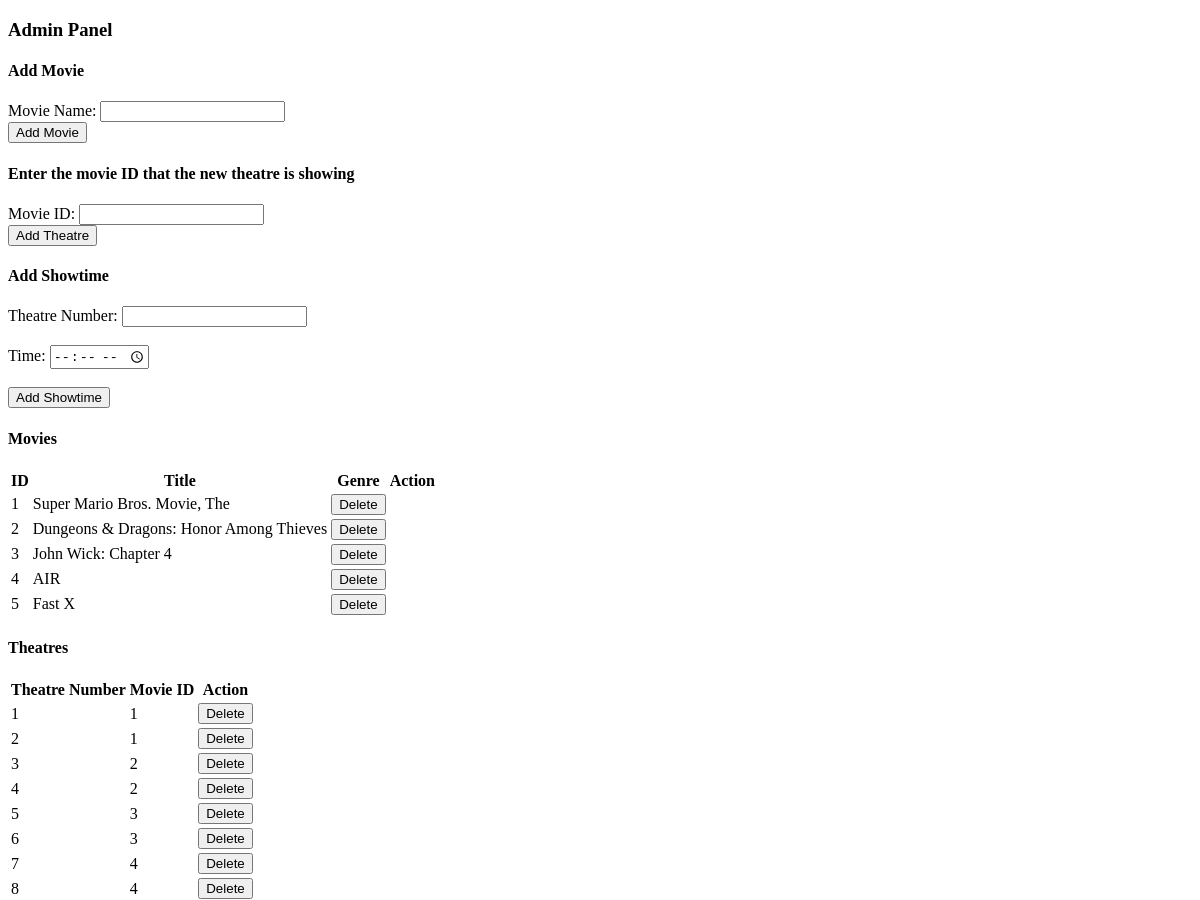
/admin.php (signed in, upper part), run on an earlier commit of the app's database.
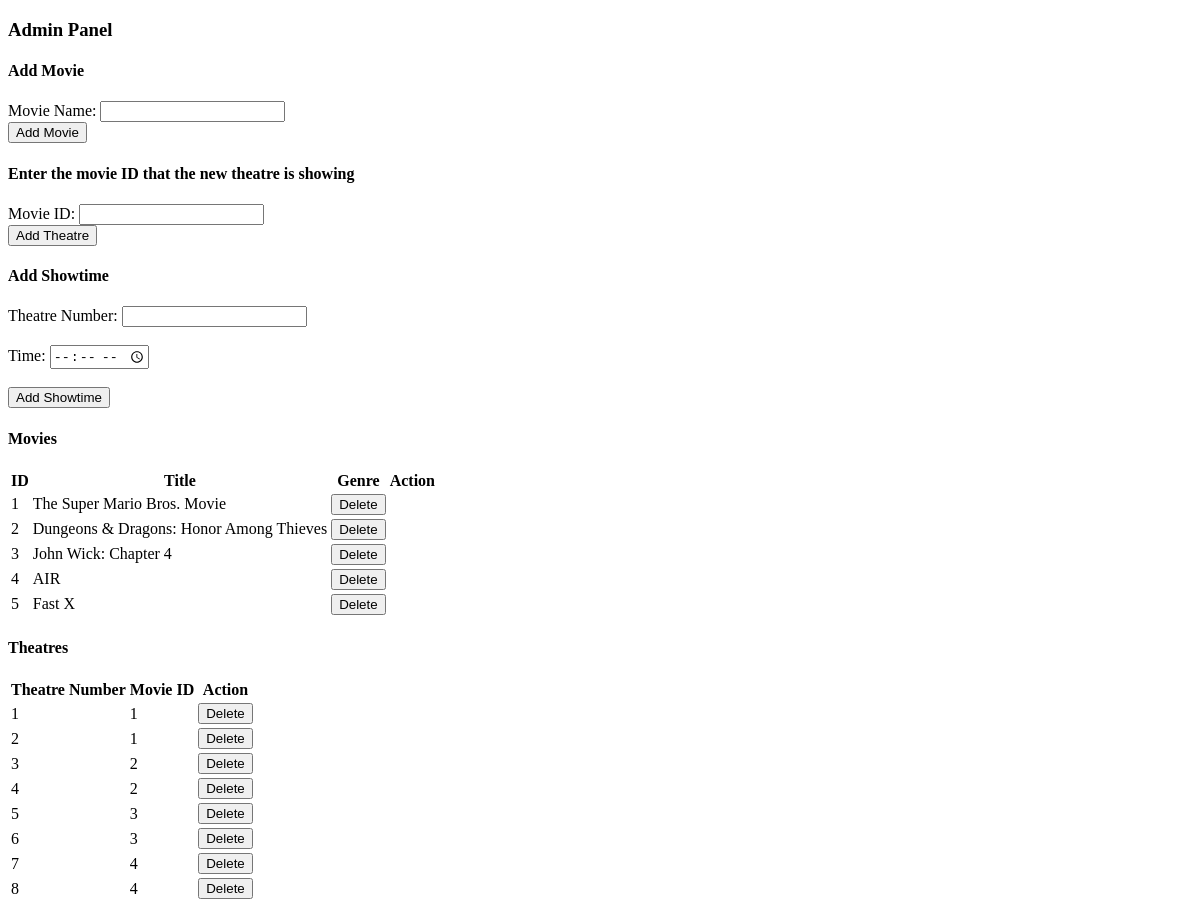
And on a later commit of the database.
### tables this page shows
CREATE TABLE IF NOT EXISTS `movie` (
  `MovieID` int NOT NULL AUTO_INCREMENT,
  `Title` varchar(255) NOT NULL,
  PRIMARY KEY (`MovieID`)
);

### admin.php (the view, shortened to what this page needs)
<?php
$servername = "localhost";
$username = "root";
$password = "";
$database = "movietheatre";
$conn = mysqli_connect($servername, $username, $password, $database);
$sql = "SELECT * FROM movie";
$movie_result = mysqli_query($conn, $sql);
$sql = "SELECT * FROM theatre";
$theatre_result = mysqli_query($conn, $sql);
?>
<!DOCTYPE html>
<html>
<head>
</head>
<body>
    <h3>Admin Panel</h3>
    <h4>Add Movie</h4>
    <form method="post" action="<?php echo htmlspecialchars($_SERVER["PHP_SELF"]); ?>">
        <label for="movie_title">Movie Name:</label>
        <input type="text" name="movie_title" id="movie_title" required>
        <br>
        <input type="submit" name="submit_movie" value="Add Movie">
    </form>
    <h4>Enter the movie ID that the new theatre is showing</h4>
    <form method="post" action="<?php echo htmlspecialchars($_SERVER["PHP_SELF"]); ?>">
        <label for="MovieID">Movie ID:</label>
        <input type="text" name="MovieID" id="MovieID" required>
        <br>
        <input type="submit" name="submit_theatre" value="Add Theatre">
    </form>
    <h4>Add Showtime</h4>
    <form method="post" action="<?php echo htmlspecialchars($_SERVER["PHP_SELF"]); ?>">
        <label for="theatreNo">Theatre Number:</label>
        <input type="text" name="theatreNo" required>
        <br><br>
        <label for="time">Time:</label>
        <input type="time" name="time" required>
        <br><br>
        <input type="submit" name="add_showtime" value="Add Showtime">
    </form>
    <h4>Movies</h4>
    <table>
        <thead>
            <tr>
                <th>ID</th>
                <th>Title</th>
                <th>Genre</th>
                <th>Action</th>
            </tr>
        </thead>
        <tbody>
            <?php while ($row = mysqli_fetch_assoc($movie_result)) : ?>
                <tr>
                    <td><?php echo $row['MovieID']; ?></td>
                    <td><?php echo $row['Title']; ?></td>
                    <td>
                        <form method="post" action="<?php echo htmlspecialchars($_SERVER["PHP_SELF"]); ?>">
                            <input type="submit" name="delete_movie" value="Delete">
                        </form>
                    </td>
                </tr>
            <?php endwhile; ?>
        </tbody>
    </table>
    <h4>Theatres</h4>
    <table>
        <thead>
            <tr>
                <th>Theatre Number</th>
                <th>Movie ID</th>
                <th>Action</th>
            </tr>
        </thead>
        <tbody>
            <?php while ($row = mysqli_fetch_assoc($theatre_result)) : ?>
                <tr>
                    <td><?php echo $row['theatreNo']; ?></td>
                    <td><?php echo $row['MovieID']; ?></td>
                    <td>
                        <form method="post" action="<?php echo htmlspecialchars($_SERVER["PHP_SELF"]); ?>">
                            <input type = "submit" name = "delete_theatre" value = "Delete">
                            </form>
                    </td>
                </tr>
            <?php endwhile; ?>
        </tbody>
    </table>
</body>
</html>

What changed in the data, as far as the page shows it:
changed movie id 1: Title "Super Mario Bros. Movie, The" → "The Super Mario Bros. Movie"
